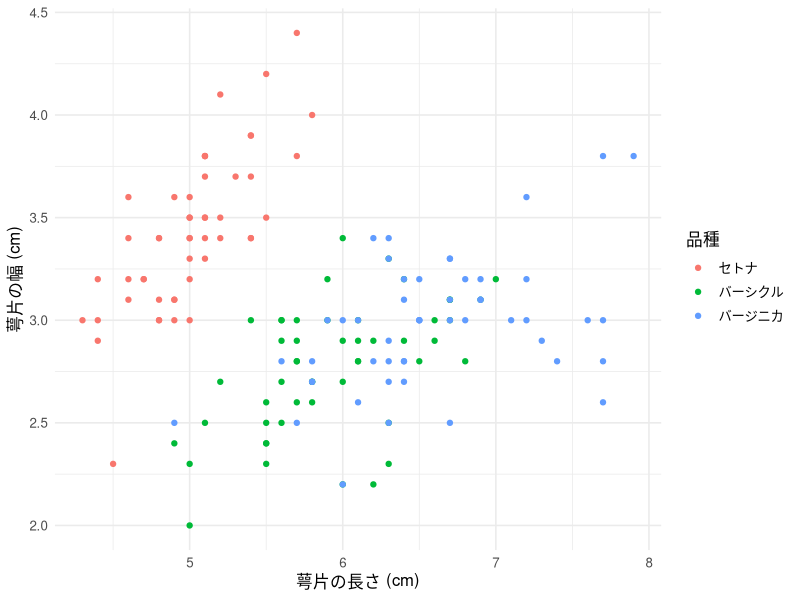

R code for this plot:
## ---- chunk 1
print("Hello World!")
## ---- chunk 2
#| message: false
# パッケージの読み込み
library(tidyverse)
# R内蔵データセットのirisを使った可視化
iris |>
  mutate(Species2 = recode(Species,
                           "setosa"     = "セトナ",
                           "versicolor" = "バーシクル",
                           "virginica"  = "バージニカ")) |>
  ggplot() +
  geom_point(aes(x = Sepal.Length, y = Sepal.Width, color = Species2)) +
  labs(x = "萼片の長さ (cm)", y = "萼片の幅 (cm)", color = "品種") +
  theme_minimal(base_size = 12)
## ---- chunk 3
X <- c(2, 3, 5, 7, 11)
## ---- chunk 4
#| echo: false
print("Rは楽しい!")
